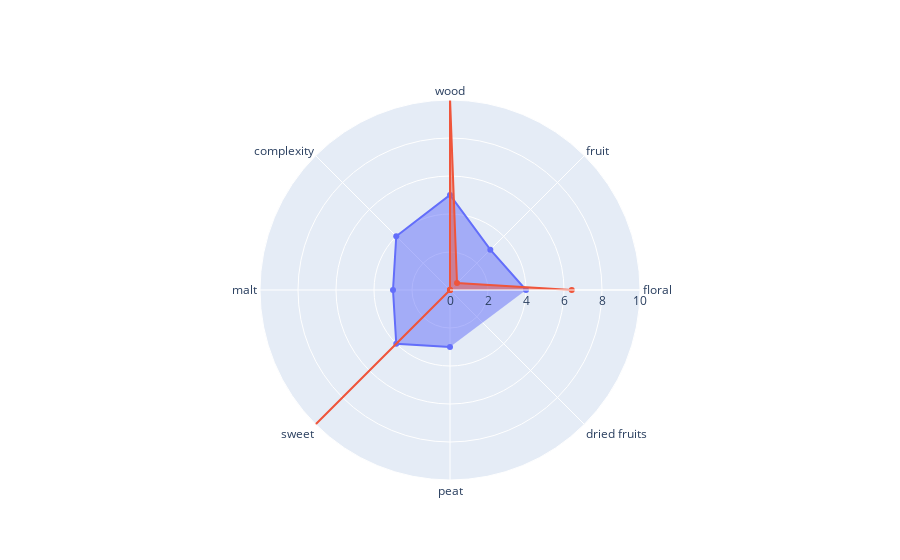

The notebook cell this image was saved under:
### Code cell
import plotly.graph_objects as go

panelist_scores = [40,30,50,40,30,40,30]
fig = go.Figure()

fig.add_trace(go.Scatterpolar(
      r=[value / 10 for value in panelist_scores],
      theta=comparable_OSAs,
      fill='toself',
      name='Product A'
))
fig.add_trace(go.Scatterpolar(
      r=list(filtered_OSAs.sum()*10),
      theta=comparable_OSAs,
      fill='toself',
      name='Product B'
))

fig.update_layout(
  polar=dict(
    radialaxis=dict(
      visible=True,
      range=[0, 10]
    )),
  showlegend=False
)

fig.show()

### Figure 1 — Plotly figure (JSON) as saved in the notebook; plotly's stock layout.template omitted (floating-point values rounded to 4 significant figures)
{"data": [{"fill": "toself", "name": "Product A", "r": [4, 3, 5, 4, 3, 4, 3], "theta": ["floral", "fruit", "wood", "complexity", "malt", "sweet", "peat", "dried fruits"], "type": "scatterpolar"}, {"fill": "toself", "name": "Product B", "r": [6.408, 0.5223, 10.12, 0, 0, 15.84, 0, 0], "theta": ["floral", "fruit", "wood", "complexity", "malt", "sweet", "peat", "dried fruits"], "type": "scatterpolar"}], "layout": {"polar": {"radialaxis": {"range": [0, 10], "visible": true}}, "showlegend": false}}
